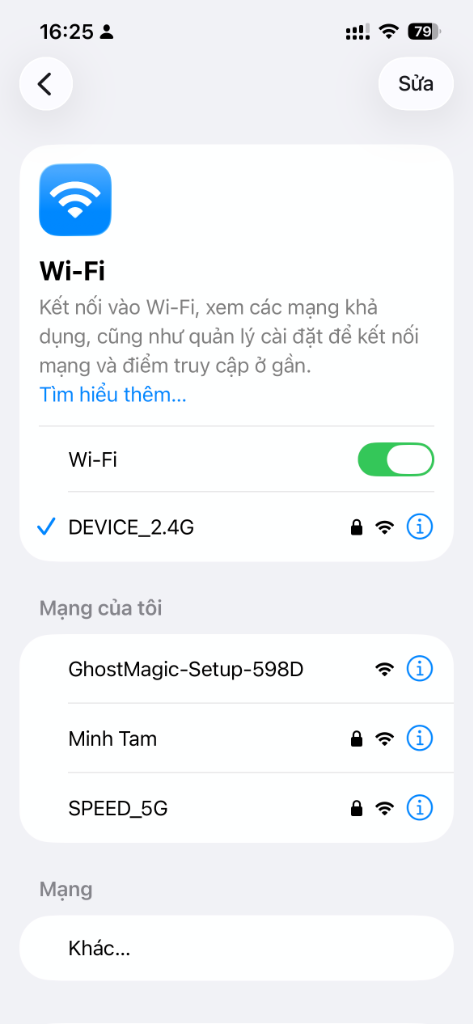
#> input picture docs/images/step1_raw.png, 473 x 1024 px, found by its file name
$ python annotate.py
#> lines starting #> are read from the running program, lines starting #| are printed output that depends on the picture
import os
from PIL import Image, ImageDraw, ImageFont

def annotate_images():
    os.makedirs("docs/images", exist_ok=True)
    font_path = "/System/Library/Fonts/Supplemental/Arial.ttf"
    font_bold_path = "/System/Library/Fonts/Supplemental/Arial Bold.ttf"

    # Load fonts
    try:
        font_large = ImageFont.truetype(font_bold_path, 22)
        font_small = ImageFont.truetype(font_path, 16)
    except IOError:
        font_large = ImageFont.load_default()
        font_small = ImageFont.load_default()

    # Define annotations for each step
    # Format: (raw_image_path, output_image_path, list_of_boxes, step_number)
    # Each box: (x1, y1, x2, y2, label)
    annotations = [
        (
            "docs/images/step1_raw.png",
            "docs/images/step1_annotated.png",
            [(20, 620, 453, 690, "1")],
            "Bước 1: Kết nối Wi-Fi phát ra từ thiết bị (GhostMagic-Setup-xxxx)"
        ),
        (
            "docs/images/step2_raw.png",
            "docs/images/step2_annotated.png",
            [(20, 450, 453, 520, "2")],
            "Bước 2: Chờ thiết bị kết nối thành công và hiện tích xanh"
        ),
        (
            "docs/images/step3_raw.png",
            "docs/images/step3_annotated.png",
            [(20, 397, 453, 461, "3")],
            "Bước 3: Chọn mạng Wi-Fi nhà bạn (băng tần 2.4GHz)"
        ),
        (
            "docs/images/step4_raw.png",
            "docs/images/step4_annotated.png",
            [
                (84, 345, 388, 400, "4a"),
                (236, 430, 413, 480, "4b")
            ],
            "Bước 4: Nhập mật khẩu và nhấn 'Join' để kết nối"
        ),
        (
            "docs/images/step5_raw.png",
            "docs/images/step5_annotated.png",
            [(118, 875, 355, 955, "5")],
            "Bước 5: Thiết bị báo 'Success! Rebooting...' thành công"
        )
    ]

    for raw_path, out_path, boxes, step_title in annotations:
        print(f"Annotating {raw_path} -> {out_path}")
        img = Image.open(raw_path).convert("RGB")
        draw = ImageDraw.Draw(img)

        for x1, y1, x2, y2, label in boxes:
            # Draw red rectangle with border width 3
            for i in range(3):
                draw.rectangle([x1 - i, y1 - i, x2 + i, y2 + i], outline=(229, 62, 62)) # #E53E3E red

            # Draw small badge
            badge_w, badge_h = 30, 30
            if len(label) > 1:
                badge_w = 42

            # Position badge above or next to the box
            bx1, by1 = x1 - 10, y1 - 20
            bx2, by2 = bx1 + badge_w, by1 + badge_h

            # Draw badge background (solid red circle or rounded rect)
            draw.rounded_rectangle([bx1, by1, bx2, by2], radius=6, fill=(229, 62, 62))

            # Draw badge text (white, centered)
            text_x = bx1 + (badge_w - font_large.getbbox(label)[2]) // 2
            text_y = by1 + (badge_h - font_large.getbbox(label)[3]) // 2 - 1
            draw.text((text_x, text_y), label, fill=(255, 255, 255), font=font_large)

        img.save(out_path)
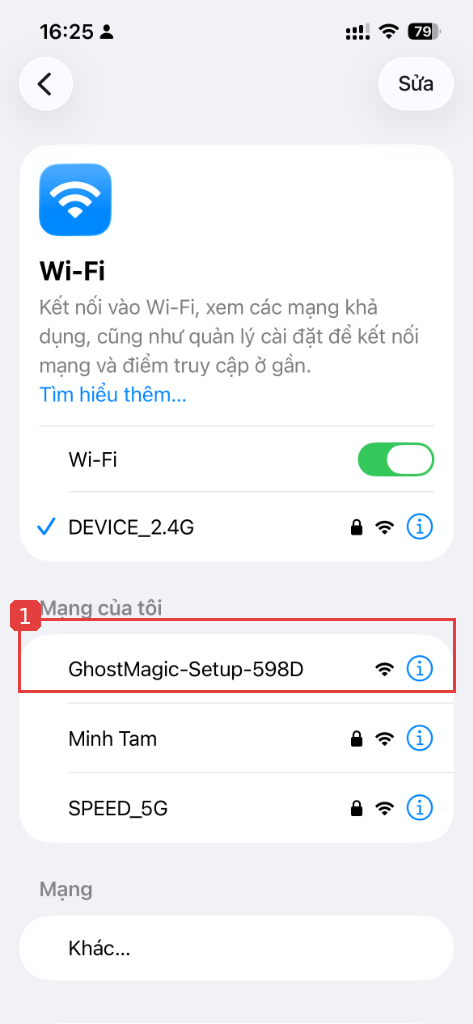
#> saved as step1_annotated.png: PIL image 473x1024 RGB; mean R, G, B 241.5, 242.8, 245.4
        print(f"Saved: {out_path}")
#> pass 2 of the loop in annotate_images, `for raw_path, out_path, boxes, step_title in annotations:`:
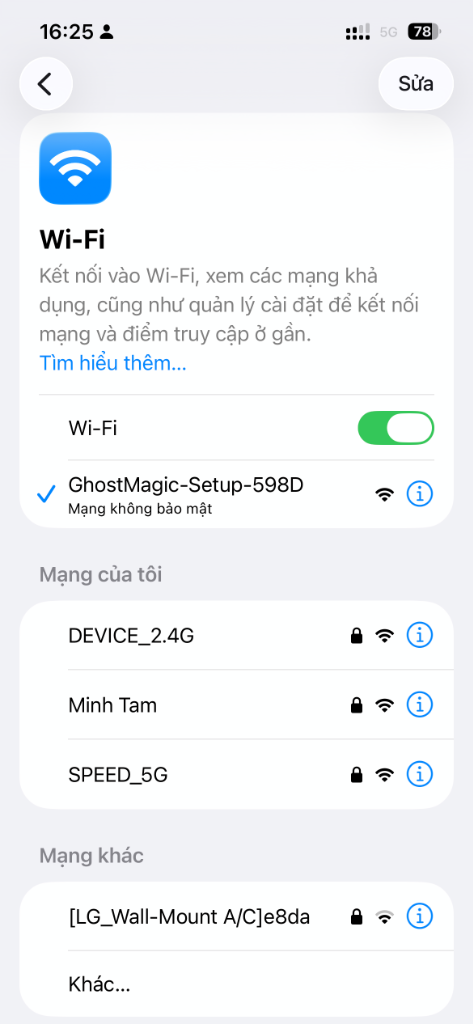
#> input picture docs/images/step2_raw.png, 473 x 1024 px, found by its file name
#> in annotate_images, `img.save(out_path)`:
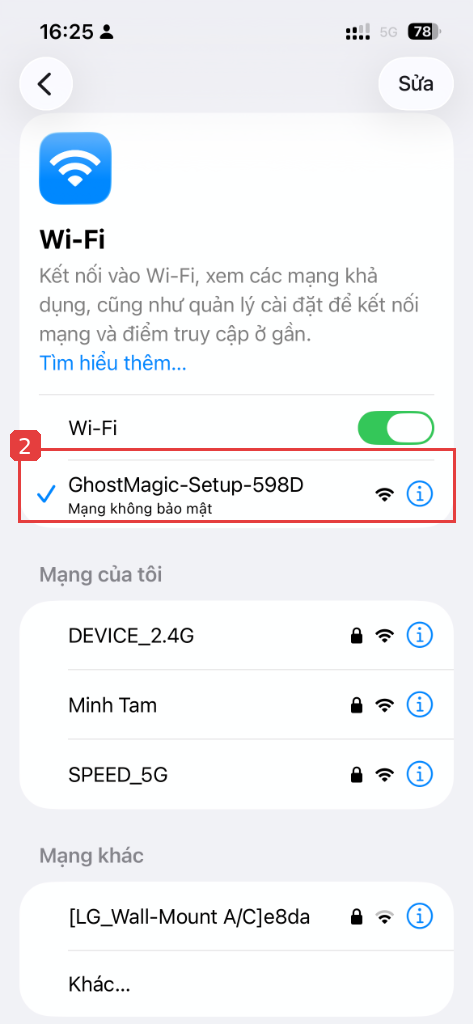
#> saved as step2_annotated.png: PIL image 473x1024 RGB; mean R, G, B 240.9, 242.2, 244.7
#> pass 3 of the loop in annotate_images, `for raw_path, out_path, boxes, step_title in annotations:`:
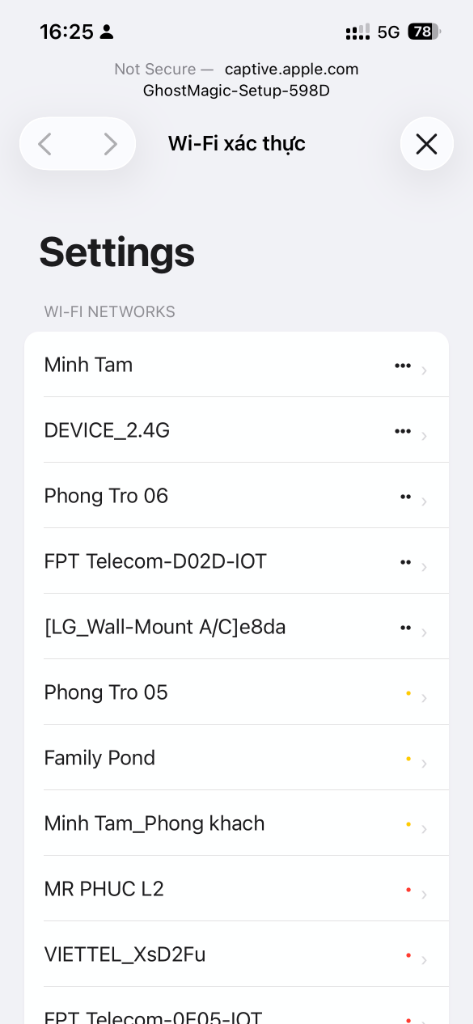
#> input picture docs/images/step3_raw.png, 473 x 1024 px, found by its file name
#> in annotate_images, `img.save(out_path)`:
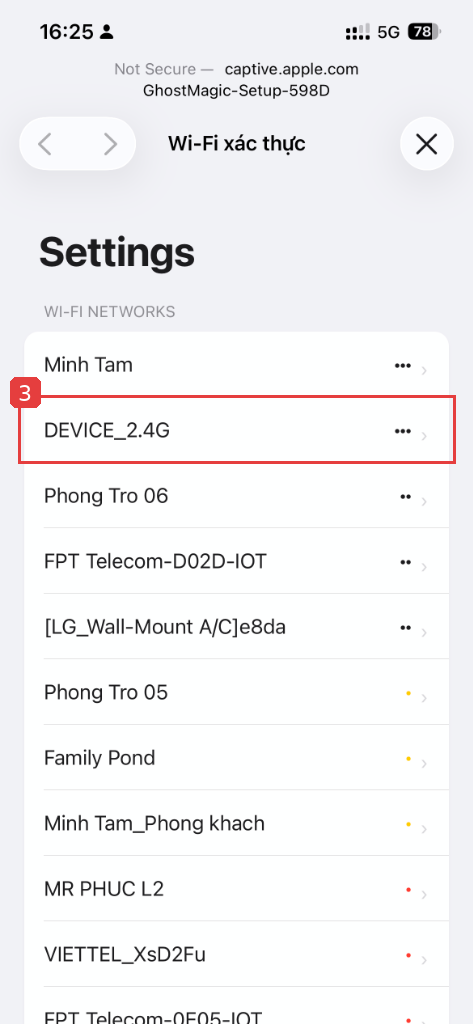
#> saved as step3_annotated.png: PIL image 473x1024 RGB; mean R, G, B 242.6, 242.1, 243.7
#> the loop made 4 passes; the first 3 are shown

if __name__ == "__main__":
#> (the run stopped early here; a loop or call above may not have finished)
